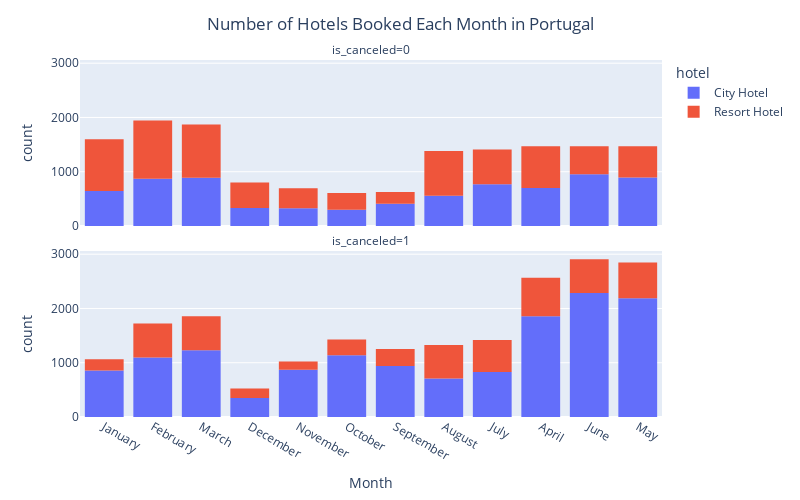

Notebook code cell kept with this figure:
### Code cell
fig = px.histogram(DF_mini_analysis_masked,
                  x='arrival_date_month',
                  color='hotel',
                  facet_col='is_canceled',
                  facet_col_wrap=1)

fig.update_layout(title='Number of Hotels Booked Each Month in Portugal',
                  title_x=0.5,
                  xaxis_title="Month",
                  autosize=False,
                  width=800,
                  height=500)
fig.show()

### Figure 1 — Plotly figure (JSON) as saved in the notebook; plotly's stock layout.template omitted (floating-point values rounded to 4 significant figures; data arrays with more than 128 entries replaced by an {"elided": "..."} marker saying what was removed)
{"data": [{"bingroup": "x", "hovertemplate": "hotel=City Hotel<br>is_canceled=0<br>arrival_date_month=%{x}<br>count=%{y}<extra></extra>", "legendgroup": "City Hotel", "marker": {"color": "#636efa", "pattern": {"shape": ""}}, "name": "City Hotel", "orientation": "v", "showlegend": true, "type": "histogram", "x": {"elided": "7647 str values"}, "xaxis": "x2", "yaxis": "y2"}, {"bingroup": "x", "hovertemplate": "hotel=City Hotel<br>is_canceled=1<br>arrival_date_month=%{x}<br>count=%{y}<extra></extra>", "legendgroup": "City Hotel", "marker": {"color": "#636efa", "pattern": {"shape": ""}}, "name": "City Hotel", "orientation": "v", "showlegend": false, "type": "histogram", "x": {"elided": "14347 str values"}, "xaxis": "x", "yaxis": "y"}, {"bingroup": "x", "hovertemplate": "hotel=Resort Hotel<br>is_canceled=0<br>arrival_date_month=%{x}<br>count=%{y}<extra></extra>", "legendgroup": "Resort Hotel", "marker": {"color": "#EF553B", "pattern": {"shape": ""}}, "name": "Resort Hotel", "orientation": "v", "showlegend": true, "type": "histogram", "x": {"elided": "7699 str values"}, "xaxis": "x2", "yaxis": "y2"}, {"bingroup": "x", "hovertemplate": "hotel=Resort Hotel<br>is_canceled=1<br>arrival_date_month=%{x}<br>count=%{y}<extra></extra>", "legendgroup": "Resort Hotel", "marker": {"color": "#EF553B", "pattern": {"shape": ""}}, "name": "Resort Hotel", "orientation": "v", "showlegend": false, "type": "histogram", "x": {"elided": "5590 str values"}, "xaxis": "x", "yaxis": "y"}], "layout": {"annotations": [{"font": {}, "showarrow": false, "text": "is_canceled=1", "x": 0.5, "xanchor": "center", "xref": "paper", "y": 0.465, "yanchor": "bottom", "yref": "paper"}, {"font": {}, "showarrow": false, "text": "is_canceled=0", "x": 0.5, "xanchor": "center", "xref": "paper", "y": 1.0, "yanchor": "bottom", "yref": "paper"}], "autosize": false, "barmode": "relative", "height": 500, "legend": {"title": {"text": "hotel"}, "tracegroupgap": 0}, "margin": {"t": 60}, "title": {"text": "Number of Hotels Booked Each Month in Portugal", "x": 0.5}, "width": 800, "xaxis": {"anchor": "y", "domain": [0, 1], "title": {"text": "Month"}}, "xaxis2": {"anchor": "y2", "domain": [0, 1], "matches": "x", "showticklabels": false}, "yaxis": {"anchor": "x", "domain": [0, 0.465], "title": {"text": "count"}}, "yaxis2": {"anchor": "x2", "domain": [0.535, 1.0], "matches": "y", "title": {"text": "count"}}}}
